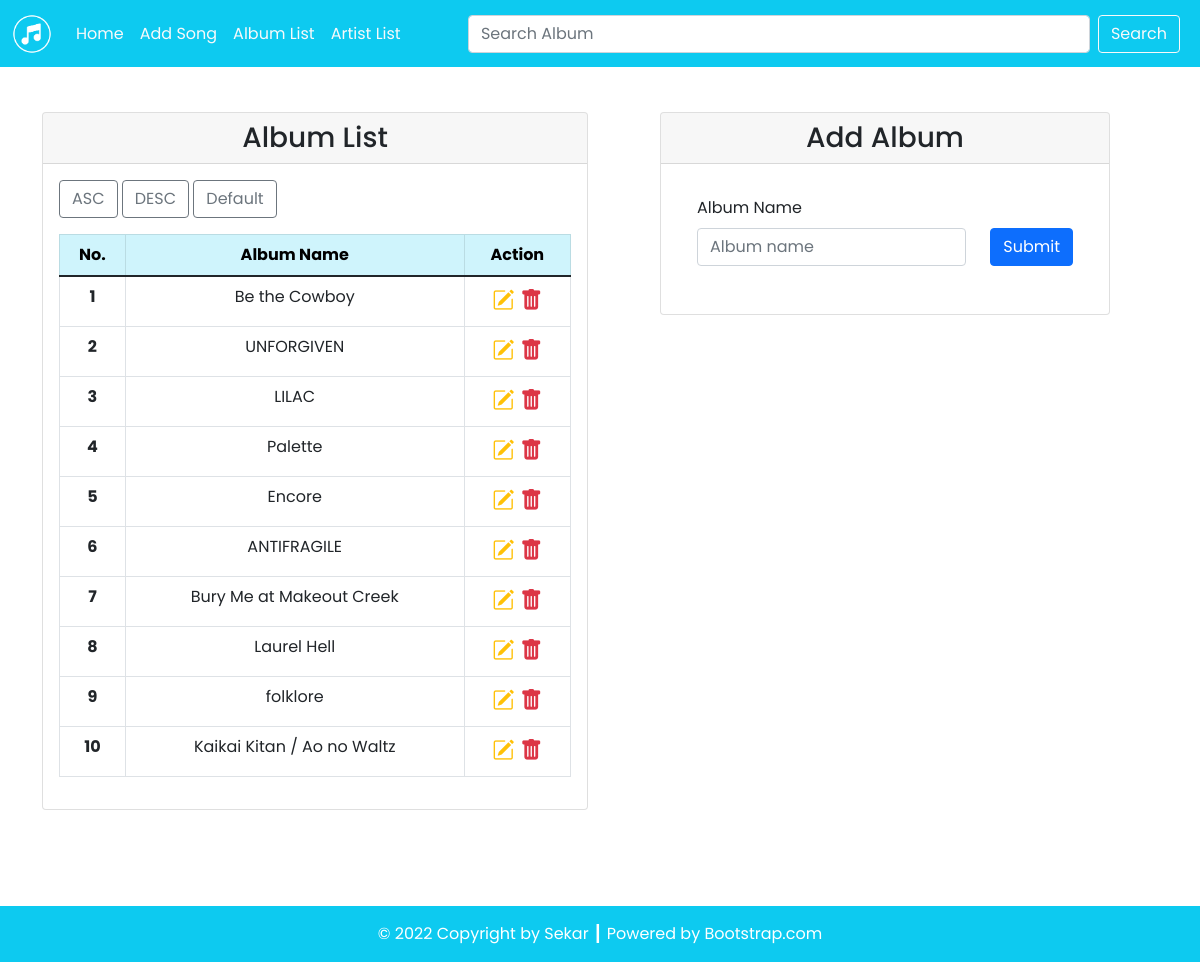
The app's page /source_code/album.php with its own data.
### tables this page shows
CREATE TABLE `album` (
  `album_id` int(11) NOT NULL AUTO_INCREMENT,
  `album_name` varchar(100) DEFAULT NULL,
  PRIMARY KEY (`album_id`)
);

### source_code/config/db.php (called while the page is built)
<?php
$DB_HOST = "localhost";
$DB_USERNAME = "root";
$DB_PASSWORD = "";
$DB_NAME = "db_song";

### source_code/classes/DB.php (called while the page is built, shortened)
<?php
class DB
{
    private $hostname;
    private $username;
    private $password;
    private $dbname;
    private $conn;
    private $result;
    function __construct($hostname, $username, $password, $dbname)
    {
        $this->hostname = $hostname;
        $this->username = $username;
        $this->password = $password;
        $this->dbname = $dbname;
    }
    function open()
    {
        $this->conn = mysqli_connect($this->hostname, $this->username, $this->password, $this->dbname);
    }
    function execute($query)
    {
        $this->result = mysqli_query($this->conn, $query);
    }
    function getResult()
    {
        return mysqli_fetch_array($this->result);
    }
}

### source_code/classes/Album.php (called while the page is built, shortened)
<?php
class Album extends DB
{
    function getAlbum()
    {
        $query = "SELECT * FROM album";
        return $this->execute($query);
    }
}

### source_code/album.php (the view, shortened to what this page needs)
<?php
include('config/db.php');
include('classes/DB.php');
include('classes/Album.php');
include('classes/Template.php');
$album = new Album($DB_HOST, $DB_USERNAME, $DB_PASSWORD, $DB_NAME);
$album->open();
$album->getAlbum();
$header = '<tr>
<th scope="row">No.</th>
<th scope="row">Album Name</th>
<th scope="row">Action</th>
</tr>';
$data = null;
$no = 1;
while ($alb = $album->getResult()) {
    $data .= '<tr>
    <th scope="row">' . $no . '</th>
    <td>' . $alb['album_name'] . '</td>
    <td style="font-size: 22px;">
        <a href="album.php?id=' . $alb['album_id'] . '" title="Edit Data"><i class="bi bi-pencil-square text-warning"></i></a>&nbsp;<a href="album.php?hapus=' . $alb['album_id'] . '" title="Delete Data"><i class="bi bi-trash-fill text-danger"></i></a>
        </td>
    </tr>';
    $no++;
}

### source_code/classes/Template.php (shortened to what this page needs)
<?php
class Template
{
    var $content = '';
    function __construct($filename = '')
    {
        $this->content = implode('', @file($filename));
    }
    function clear()
    {
        $this->content = preg_replace("/DATA_[A-Z|_|0-9]+/", "", $this->content);
    }
    function write()
    {
        print $this->content;
    }
    function replace($old = '', $new = '')
    {
        if (is_int($new)) {
            $value = sprintf("%d", $new);
        } elseif (is_float($new)) {
            $value = sprintf("%f", $new);
        } elseif (is_array($new)) {
            $value = '';
            foreach ($new as $item) {
                $value .= $item . ' ';
            }
        } else {
            $value = $new;
        }
        $this->content = preg_replace("/$old/", $value, $this->content);
    }
}

### records on screen
album: album_name "Be the Cowboy"
album: album_name "UNFORGIVEN"
album: album_name "LILAC"
album: album_name "Palette"
album: album_name "Encore"
album: album_name "ANTIFRAGILE"
album: album_name "Bury Me at Makeout Creek"
album: album_name "Laurel Hell"
album: album_name "folklore"
album: album_name "Kaikai Kitan / Ao no Waltz"
